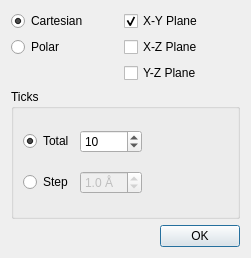
<?xml version="1.0" encoding="UTF-8"?>
<ui version="4.0">
 <class>AxesMeshConfigurator</class>
 <widget class="QDialog" name="AxesMeshConfigurator">
  <property name="geometry">
   <rect>
    <x>0</x>
    <y>0</y>
    <width>251</width>
    <height>258</height>
   </rect>
  </property>
  <property name="windowTitle">
   <string>Configure Mesh</string>
  </property>
  <layout class="QVBoxLayout" name="verticalLayout">
   <item>
    <layout class="QGridLayout" name="gridLayout_3">
     <item row="0" column="3">
      <spacer name="horizontalSpacer">
       <property name="orientation">
        <enum>Qt::Horizontal</enum>
       </property>
       <property name="sizeHint" stdset="0">
        <size>
         <width>40</width>
         <height>20</height>
        </size>
       </property>
      </spacer>
     </item>
     <item row="0" column="0">
      <widget class="QRadioButton" name="cartesianButton">
       <property name="text">
        <string>Cartesian</string>
       </property>
       <property name="checked">
        <bool>true</bool>
       </property>
      </widget>
     </item>
     <item row="1" column="0">
      <widget class="QRadioButton" name="polarButton">
       <property name="text">
        <string>Polar</string>
       </property>
      </widget>
     </item>
     <item row="0" column="1">
      <spacer name="horizontalSpacer_6">
       <property name="orientation">
        <enum>Qt::Horizontal</enum>
       </property>
       <property name="sizeType">
        <enum>QSizePolicy::Fixed</enum>
       </property>
       <property name="sizeHint" stdset="0">
        <size>
         <width>30</width>
         <height>20</height>
        </size>
       </property>
      </spacer>
     </item>
     <item row="2" column="2">
      <widget class="QCheckBox" name="yzCheckBox">
       <property name="text">
        <string>Y-Z Plane</string>
       </property>
      </widget>
     </item>
     <item row="0" column="2">
      <widget class="QCheckBox" name="xyCheckBox">
       <property name="text">
        <string>X-Y Plane</string>
       </property>
       <property name="checked">
        <bool>true</bool>
       </property>
      </widget>
     </item>
     <item row="1" column="2">
      <widget class="QCheckBox" name="xzCheckBox">
       <property name="text">
        <string>X-Z Plane</string>
       </property>
      </widget>
     </item>
    </layout>
   </item>
   <item>
    <widget class="QGroupBox" name="groupBox">
     <property name="title">
      <string>Ticks</string>
     </property>
     <layout class="QGridLayout" name="gridLayout">
      <item row="0" column="0">
       <widget class="QRadioButton" name="totalButton">
        <property name="text">
         <string>Total</string>
        </property>
        <property name="checked">
         <bool>true</bool>
        </property>
       </widget>
      </item>
      <item row="0" column="1">
       <widget class="QSpinBox" name="ticksSpinBox">
        <property name="maximum">
         <number>20</number>
        </property>
        <property name="value">
         <number>10</number>
        </property>
       </widget>
      </item>
      <item row="0" column="2">
       <spacer name="horizontalSpacer_12">
        <property name="orientation">
         <enum>Qt::Horizontal</enum>
        </property>
        <property name="sizeHint" stdset="0">
         <size>
          <width>40</width>
          <height>20</height>
         </size>
        </property>
       </spacer>
      </item>
      <item row="1" column="0">
       <widget class="QRadioButton" name="stepButton">
        <property name="text">
         <string>Step</string>
        </property>
       </widget>
      </item>
      <item row="1" column="1">
       <widget class="QDoubleSpinBox" name="stepSpinBox">
        <property name="enabled">
         <bool>false</bool>
        </property>
        <property name="suffix">
         <string> Å</string>
        </property>
        <property name="decimals">
         <number>1</number>
        </property>
        <property name="minimum">
         <double>0.500000000000000</double>
        </property>
        <property name="maximum">
         <double>10.000000000000000</double>
        </property>
        <property name="singleStep">
         <double>0.500000000000000</double>
        </property>
        <property name="value">
         <double>1.000000000000000</double>
        </property>
       </widget>
      </item>
     </layout>
    </widget>
   </item>
   <item>
    <layout class="QHBoxLayout" name="horizontalLayout_2">
     <item>
      <spacer name="horizontalSpacer_2">
       <property name="orientation">
        <enum>Qt::Horizontal</enum>
       </property>
       <property name="sizeHint" stdset="0">
        <size>
         <width>40</width>
         <height>20</height>
        </size>
       </property>
      </spacer>
     </item>
     <item>
      <widget class="QPushButton" name="okButton">
       <property name="text">
        <string>OK</string>
       </property>
      </widget>
     </item>
    </layout>
   </item>
  </layout>
 </widget>
 <resources/>
 <connections>
  <connection>
   <sender>okButton</sender>
   <signal>clicked()</signal>
   <receiver>MeshConfigurator</receiver>
   <slot>accept()</slot>
   <hints>
    <hint type="sourcelabel">
     <x>440</x>
     <y>281</y>
    </hint>
    <hint type="destinationlabel">
     <x>246</x>
     <y>163</y>
    </hint>
   </hints>
  </connection>
  <connection>
   <sender>totalButton</sender>
   <signal>clicked(bool)</signal>
   <receiver>stepSpinBox</receiver>
   <slot>setDisabled(bool)</slot>
   <hints>
    <hint type="sourcelabel">
     <x>53</x>
     <y>136</y>
    </hint>
    <hint type="destinationlabel">
     <x>129</x>
     <y>170</y>
    </hint>
   </hints>
  </connection>
  <connection>
   <sender>totalButton</sender>
   <signal>clicked(bool)</signal>
   <receiver>ticksSpinBox</receiver>
   <slot>setEnabled(bool)</slot>
   <hints>
    <hint type="sourcelabel">
     <x>53</x>
     <y>136</y>
    </hint>
    <hint type="destinationlabel">
     <x>129</x>
     <y>135</y>
    </hint>
   </hints>
  </connection>
  <connection>
   <sender>stepButton</sender>
   <signal>clicked(bool)</signal>
   <receiver>ticksSpinBox</receiver>
   <slot>setDisabled(bool)</slot>
   <hints>
    <hint type="sourcelabel">
     <x>53</x>
     <y>171</y>
    </hint>
    <hint type="destinationlabel">
     <x>129</x>
     <y>135</y>
    </hint>
   </hints>
  </connection>
  <connection>
   <sender>stepButton</sender>
   <signal>clicked(bool)</signal>
   <receiver>stepSpinBox</receiver>
   <slot>setEnabled(bool)</slot>
   <hints>
    <hint type="sourcelabel">
     <x>53</x>
     <y>171</y>
    </hint>
    <hint type="destinationlabel">
     <x>129</x>
     <y>170</y>
    </hint>
   </hints>
  </connection>
 </connections>
</ui>
